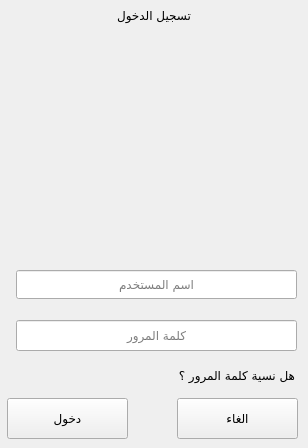
<?xml version="1.0" encoding="UTF-8"?>
<ui version="4.0">
 <class>login</class>
 <widget class="QWidget" name="login">
  <property name="geometry">
   <rect>
    <x>0</x>
    <y>0</y>
    <width>308</width>
    <height>448</height>
   </rect>
  </property>
  <property name="font">
   <font>
    <family>Droid Arabic Kufi</family>
   </font>
  </property>
  <property name="windowTitle">
   <string>تسجيل الدخول</string>
  </property>
  <property name="windowIcon">
   <iconset resource="../pathIcon.qrc">
    <normaloff>:/images/login.png</normaloff>:/images/login.png</iconset>
  </property>
  <property name="windowOpacity">
   <double>0.980000000000000</double>
  </property>
  <property name="layoutDirection">
   <enum>Qt::RightToLeft</enum>
  </property>
  <property name="locale">
   <locale language="Arabic" country="Jordan"/>
  </property>
  <widget class="QLabel" name="label">
   <property name="enabled">
    <bool>true</bool>
   </property>
   <property name="geometry">
    <rect>
     <x>24</x>
     <y>40</y>
     <width>271</width>
     <height>211</height>
    </rect>
   </property>
   <property name="mouseTracking">
    <bool>false</bool>
   </property>
   <property name="acceptDrops">
    <bool>false</bool>
   </property>
   <property name="autoFillBackground">
    <bool>false</bool>
   </property>
   <property name="frameShadow">
    <enum>QFrame::Plain</enum>
   </property>
   <property name="text">
    <string/>
   </property>
   <property name="pixmap">
    <pixmap resource="../pathIcon.qrc">:/images/login.png</pixmap>
   </property>
   <property name="scaledContents">
    <bool>true</bool>
   </property>
   <property name="margin">
    <number>0</number>
   </property>
  </widget>
  <widget class="QLineEdit" name="linEditUser">
   <property name="enabled">
    <bool>true</bool>
   </property>
   <property name="geometry">
    <rect>
     <x>16</x>
     <y>270</y>
     <width>281</width>
     <height>29</height>
    </rect>
   </property>
   <property name="maxLength">
    <number>20</number>
   </property>
   <property name="alignment">
    <set>Qt::AlignCenter</set>
   </property>
   <property name="readOnly">
    <bool>false</bool>
   </property>
   <property name="placeholderText">
    <string>اسم المستخدم</string>
   </property>
  </widget>
  <widget class="QLineEdit" name="lineEditPassword">
   <property name="geometry">
    <rect>
     <x>16</x>
     <y>320</y>
     <width>281</width>
     <height>31</height>
    </rect>
   </property>
   <property name="layoutDirection">
    <enum>Qt::RightToLeft</enum>
   </property>
   <property name="maxLength">
    <number>25</number>
   </property>
   <property name="alignment">
    <set>Qt::AlignCenter</set>
   </property>
   <property name="placeholderText">
    <string>كلمة المرور</string>
   </property>
  </widget>
  <widget class="QLabel" name="labReturnPass">
   <property name="geometry">
    <rect>
     <x>84</x>
     <y>360</y>
     <width>211</width>
     <height>31</height>
    </rect>
   </property>
   <property name="cursor">
    <cursorShape>PointingHandCursor</cursorShape>
   </property>
   <property name="text">
    <string>هل نسية كلمة المرور ؟</string>
   </property>
  </widget>
  <widget class="QPushButton" name="btnLogin">
   <property name="geometry">
    <rect>
     <x>7</x>
     <y>398</y>
     <width>121</width>
     <height>41</height>
    </rect>
   </property>
   <property name="text">
    <string>دخول</string>
   </property>
  </widget>
  <widget class="QPushButton" name="btnClose">
   <property name="geometry">
    <rect>
     <x>177</x>
     <y>398</y>
     <width>121</width>
     <height>41</height>
    </rect>
   </property>
   <property name="text">
    <string>الغاء</string>
   </property>
  </widget>
  <widget class="QLabel" name="labLoginUser">
   <property name="geometry">
    <rect>
     <x>0</x>
     <y>0</y>
     <width>308</width>
     <height>31</height>
    </rect>
   </property>
   <property name="styleSheet">
    <string notr="true"/>
   </property>
   <property name="text">
    <string>تسجيل الدخول</string>
   </property>
   <property name="alignment">
    <set>Qt::AlignCenter</set>
   </property>
  </widget>
  <zorder>linEditUser</zorder>
  <zorder>lineEditPassword</zorder>
  <zorder>btnLogin</zorder>
  <zorder>btnClose</zorder>
  <zorder>label</zorder>
  <zorder>labReturnPass</zorder>
  <zorder>labLoginUser</zorder>
 </widget>
 <tabstops>
  <tabstop>btnClose</tabstop>
  <tabstop>linEditUser</tabstop>
  <tabstop>lineEditPassword</tabstop>
  <tabstop>btnLogin</tabstop>
 </tabstops>
 <resources>
  <include location="../pathIcon.qrc"/>
 </resources>
 <connections/>
</ui>
